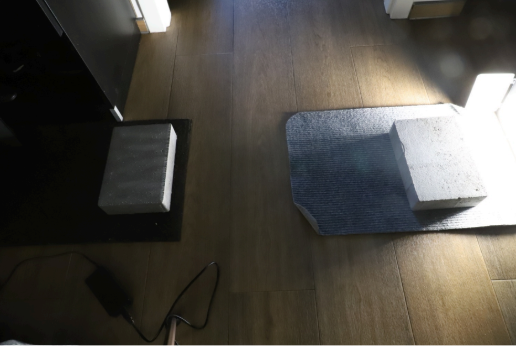
#> input picture example.png, 516 x 346 px
$ python saveCutedImage.py
#> lines starting #> are read from the running program, lines starting #| are printed output that depends on the picture
import cv2

image = cv2.imread('example.png', cv2.IMREAD_GRAYSCALE)
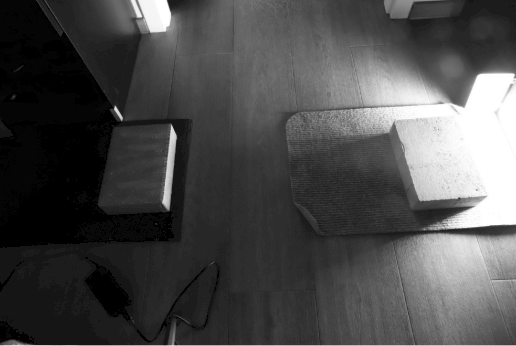
#> image: shape (346, 516); min 0, max 255, mean 74.9
if image is None:
    print("Błąd: Nie udało się wczytać obrazu.")
    exit()

cropped_image = image[0:300, 0:300]
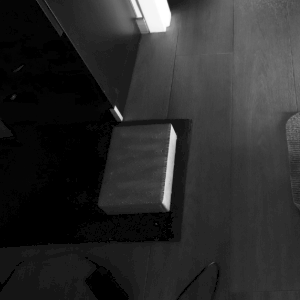
#> cropped_image: shape (300, 300); min 0, max 255, mean 43.1

cv2.imwrite('cropped_image.jpg', cropped_image)

cv2.imshow('Cropped Image', cropped_image)

cv2.waitKey(0)
cv2.destroyAllWindows()
